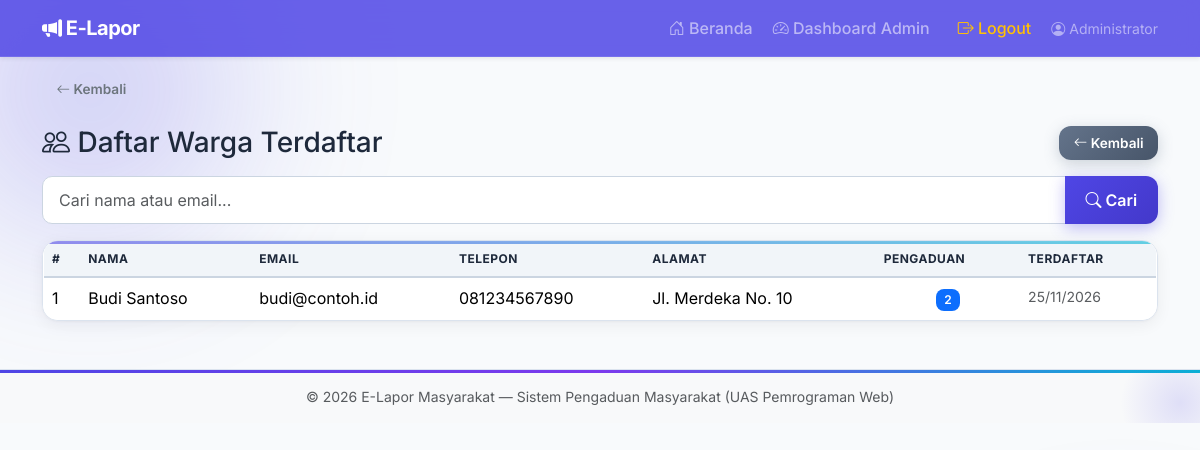
The page /admin/users.php (signed in) on the database its author committed.
### tables this page shows
CREATE TABLE users (
    id          INT AUTO_INCREMENT PRIMARY KEY,
    nama        VARCHAR(100) NOT NULL,
    email       VARCHAR(100) NOT NULL UNIQUE,
    password    VARCHAR(255) NOT NULL,         
    role        ENUM('warga','admin') NOT NULL DEFAULT 'warga',
    telepon     VARCHAR(20) DEFAULT NULL,
    alamat      VARCHAR(255) DEFAULT NULL,
    created_at  TIMESTAMP DEFAULT CURRENT_TIMESTAMP
);

### includes/auth.php (called while the page is built, shortened)
<?php
function h(string $s): string {
    return htmlspecialchars($s, ENT_QUOTES, 'UTF-8');
}

### admin/users.php (the view, shortened to what this page needs)
<?php
require_once __DIR__ . '/../config/koneksi.php';
require_once __DIR__ . '/../includes/auth.php';
$cari = trim($_GET['cari'] ?? '');
$perPage = 15;
$page = max(1, (int)($_GET['page'] ?? 1));
$offset = ($page - 1) * $perPage;
$res = mysqli_query($konek,
    "SELECT u.*, (SELECT COUNT(*) FROM tickets t WHERE t.user_id=u.id) AS jml_tiket
     FROM users u
     WHERE u.role='warga' " . ($cari ? "AND (u.nama LIKE '%$kw%' OR u.email LIKE '%$kw%')" : '') . "
     ORDER BY u.created_at DESC LIMIT $perPage OFFSET $offset");
include __DIR__ . '/../includes/header.php';
?>
<div class="d-flex justify-content-between align-items-center mb-3 flex-wrap gap-2">
  <h3 class="mb-0"><i class="bi bi-people"></i> Daftar Warga Terdaftar</h3>
  <a href="dashboard.php" class="btn btn-secondary btn-sm"><i class="bi bi-arrow-left"></i> Kembali</a>
</div>
<form method="get" class="mb-3">
  <div class="input-group">
    <input type="text" name="cari" class="form-control" placeholder="Cari nama atau email..." value="<?= h($cari) ?>">
    <button class="btn btn-primary" type="submit"><i class="bi bi-search"></i> Cari</button>
  </div>
</form>
<div class="card">
  <div class="table-responsive">
    <table class="table table-hover mb-0">
      <thead class="table-light">
        <tr><th>#</th><th>Nama</th><th>Email</th><th>Telepon</th><th>Alamat</th><th>Pengaduan</th><th>Terdaftar</th></tr>
      </thead>
      <tbody>
        <?php $no = $offset + 1; $ada = false; while ($u = mysqli_fetch_assoc($res)): $ada = true; ?>
          <tr>
            <td><?= $no++ ?></td>
            <td><?= h($u['nama']) ?></td>
            <td><?= h($u['email']) ?></td>
            <td><?= h($u['telepon'] ?: '-') ?></td>
            <td class="text-truncate" style="max-width:160px;" title="<?= h($u['alamat']) ?>"><?= h($u['alamat'] ?: '-') ?></td>
            <td class="text-center">
              <span class="badge bg-primary"><?= (int)$u['jml_tiket'] ?></span>
            </td>
            <td class="small text-muted"><?= date('d/m/Y', strtotime($u['created_at'])) ?></td>
          </tr>
        <?php endwhile; if (!$ada): ?>
          <tr><td colspan="7" class="text-center text-muted">Tidak ada warga terdaftar.</td></tr>
        <?php endif; ?>
      </tbody>
    </table>
  </div>
</div>
<?php include __DIR__ . '/../includes/footer.php'; ?>

### assets/css/style.css (style rules this page uses)
:root { --brand: #4f46e5; --brand-dark: #4338ca; --brand-light: #818cf8; --accent: #06b6d4; --bg: #f8fafc; --card: #ffffff; --text: #1e293b; --muted: #64748b; --border: #e2e8f0; --shadow: 0 10px 30px rgba(79,70,229,.08); --shadow-hover: 0 20px 40px rgba(79,70,229,.15); --radius: 16px; }
* { transition: background-color .3s ease, color .3s ease, border-color .3s ease; }
body { background: var(--bg); color: var(--text); font-family: 'Inter', 'Segoe UI', system-ui, -apple-system, sans-serif; min-height: 100vh; position: relative; overflow-x: hidden; }
body::before, body::after { content: ''; position: fixed; border-radius: 50%; filter: blur(80px); opacity: .35; z-index: 0; pointer-events: none; animation: floatBlob 12s ease-in-out infinite; }
body::before { width: 420px; height: 420px; background: radial-gradient(circle, #4f46e5, transparent 70%); top: -120px; left: -120px; }
body::after { width: 360px; height: 360px; background: radial-gradient(circle, #06b6d4, transparent 70%); bottom: -100px; right: -100px; animation-delay: -6s; }
.card { padding: 0; }
.card { background: var(--card); border: 1px solid var(--border); border-radius: var(--radius); box-shadow: var(--shadow); transition: transform .3s ease, box-shadow .3s ease; overflow: hidden; position: relative; }
.card::before { content: ''; position: absolute; top: 0; left: 0; right: 0; height: 3px; background: linear-gradient(90deg, var(--brand), var(--accent)); opacity: .6; }
[data-theme="light"] .card, :root .card { border: 1.5px solid #dbe3ee; box-shadow: 0 4px 16px rgba(15,23,42,.06), 0 1px 3px rgba(15,23,42,.04); }
[data-theme="light"] .table, :root .table { border: 1px solid #dbe3ee; border-radius: 12px; overflow: hidden; background: #fff; }
[data-theme="light"] .table td, [data-theme="light"] .table th, :root .table td, :root .table th { border-color: #e8edf5; }
[data-theme="light"] .table thead th, :root .table thead th { background: #f1f5f9; border-bottom: 2px solid #cbd5e1; color: #1e293b; }
[data-theme="light"] .form-control, [data-theme="light"] .form-select, :root .form-control, :root .form-select { border: 1.5px solid #cbd5e1; background: #fff; }
.card::after { content: ''; position: absolute; inset: 0; background: radial-gradient(circle at top right, rgba(79,70,229,.06), transparent 60%); opacity: 0; transition: opacity .3s ease; pointer-events: none; }
.btn { border-radius: 12px; font-weight: 600; padding: .65rem 1.3rem; transition: all .3s cubic-bezier(.4,0,.2,1); position: relative; overflow: hidden; border: none; transform: translateZ(0); }
.btn::before { content: ''; position: absolute; top: 50%; left: 50%; width: 0; height: 0; border-radius: 50%; background: rgba(255,255,255,.35); transform: translate(-50%, -50%); transition: width .5s, height .5s; }
.btn-primary { background: linear-gradient(135deg, var(--brand), var(--brand-dark)); box-shadow: 0 4px 15px rgba(79,70,229,.35); }
.btn-secondary { background: linear-gradient(135deg, #64748b, #475569); box-shadow: 0 4px 15px rgba(100,116,139,.3); }
.btn-sm { padding: .4rem .9rem; font-size: .85rem; }
.btn i { transition: transform .3s ease; }
.badge { border-radius: 8px; padding: .4em .7em; font-weight: 600; }
.form-control, .form-select { border-radius: 10px; border: 1.5px solid var(--border); padding: .7rem 1rem; background: var(--card); color: var(--text); }
.table { color: var(--text); }
.table thead th { background: var(--bg); border-bottom: 2px solid var(--border); font-weight: 700; text-transform: uppercase; font-size: .75rem; letter-spacing: .5px; }

### rows shown on the page
users: nama "Budi Santoso", email "budi@contoh.id", telepon "081234567890", alamat "Jl. Merdeka No. 10", jml_tiket "2", created_at "25/11/2026"

### other values the page prints
current_user()['nama'] "Administrator"
